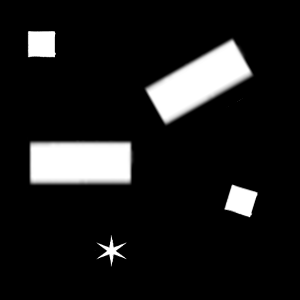
//> input picture images/test02.png, 300 x 300 px
$ ./main   (built with g++ and OpenCV 4)
//> lines starting //> are read from the running program, lines starting //| are printed output that depends on the picture; after the words box and inside, x2 and y2 are one past the last pixel; in counts of white or black regions, pixels touching at a corner belong together
#include <stdio.h>

#include <opencv2/opencv.hpp>
#include <random>
#include <vector>
#include "backprop.h"

void doThresholding(int threshold, cv::Mat &image) {
    for (int y = 0; y < image.rows; y++) {
        for (int x = 0; x < image.cols; x++) {
            image.at<uchar>(y, x) = image.at<uchar>(y,x) > threshold ? 255 : 0 ;
        }
    }
}

void floodFill(int y, int x, int I,cv::Mat &img, cv::Mat &indexed) {
    if (y < 0 || y >= img.rows || x < 0 || x >= img.cols) return;
    if (!img.at<uchar>(y, x)) return;
    if (indexed.at<int>(y, x) != 0) return;
    indexed.at<int>(y, x) = I;
    floodFill(y-1, x, I, img, indexed);
    floodFill(y+1, x, I, img, indexed);
    floodFill(y, x-1, I, img, indexed);
    floodFill(y, x+1, I, img, indexed);
    floodFill(y-1, x+1, I, img, indexed);
    floodFill(y+1, x+1, I, img, indexed);
    floodFill(y-1, x-1, I, img, indexed);
    floodFill(y+1, x-1, I, img, indexed);
}

void indexObjects(cv::Mat &img, cv::Mat &indexed, int &objectCount) {
    indexed = cv::Mat::zeros(img.size(), CV_32SC1);

    objectCount = 0;
    for (int y = 0; y < img.rows; y++) {
        for (int x = 0; x < img.cols; x++) {
            if (!img.at<uchar>(y, x) || indexed.at<int>(y, x)) continue;
            objectCount++;
            floodFill(y, x, objectCount, img, indexed);
        }
    }
}

cv::Mat colorObjects(cv::Mat indexed, int objCount) {
    cv::Vec3i *colors = new cv::Vec3i[objCount];

    std::random_device rd;  //Will be used to obtain a seed for the random number engine
    std::mt19937 gen(rd()); //Standard mersenne_twister_engine seeded with rd()
    std::uniform_int_distribution<> distrib(40, 255);

    for (int i = 0; i < objCount; i++) {
        colors[i] = cv::Vec3i { distrib(gen), distrib(gen), distrib(gen) };
    }

    cv::Mat colored = cv::Mat::zeros(indexed.size(), CV_8SC3);

    for (int y = 0; y < colored.rows; y++) {
        for (int x = 0; x < colored.cols; x++) {
            if (indexed.at<int>(y, x)) {
                colored.at<cv::Vec3b>(y, x) = colors[indexed.at<int>(y, x)];
            }
        }
    }

    delete[] colors;
    return colored;
}

void cv1() {
    cv::Mat input = cv::imread( "../images/test02.png", cv::IMREAD_GRAYSCALE );
//> input is the input picture: 300 rows x 300 cols, CV_8UC1; min 0, max 255, mean 27.4
    doThresholding(128,input);
//> after the loop in doThresholding, `for (int y = 0; y < image.rows; y++)`:
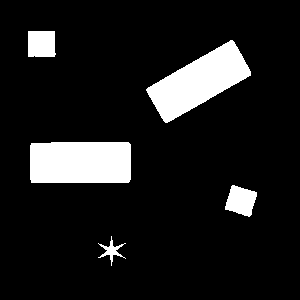
//> image: 300 rows x 300 cols, CV_8UC1; 10.9% white; 5 white regions, box (x1, y1, x2, y2) and area: (30, 142, 131, 183) 4108, (146, 40, 251, 123) 4077, (28, 31, 56, 57) 703, (225, 185, 257, 217) 693, (98, 236, 126, 266) 213

    cv::Mat indexed;
    int objectCount;
    indexObjects(input, indexed, objectCount);
//> the loop in indexObjects, `for (int y = 0; y < img.rows; y++)` made 300 passes
//> objectCount on passes 1 to 3: 0, 0, 0
//> after the loop in indexObjects, `for (int y = 0; y < img.rows; y++)`:
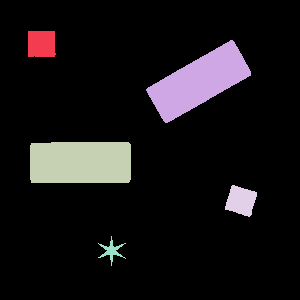
//> indexed: 300 rows x 300 cols, CV_32SC1; 6 distinct labels, from 0 to 5; one colour per label, 0 black
//> after the loop in indexObjects, `for (int y = 0; y < img.rows; y++)`: objectCount = 5
//> objectCount = 5

    cv::Mat colored = colorObjects(indexed, objectCount);
//> the loop in colorObjects, `for (int i = 0; i < objCount; i++)` made 5 passes
//> after the loop in colorObjects, `for (int y = 0; y < colored.rows; y++)`:
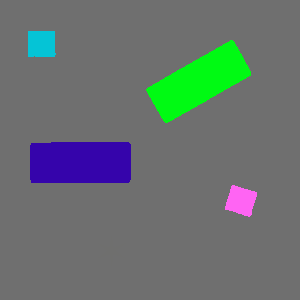
//> colored: 300 rows x 300 cols, CV_8SC3; mean B, G, R 0.3, 1.7, -6.5; drawn with min black and max white
    cv::Mat coloredScaled;
    cv::resize(colored, coloredScaled, cv::Size(), 4.0f, 4.0f, cv::INTER_NEAREST);
    cv::imshow("result", coloredScaled);
    cv::waitKey( 0 );
}

// [10 lines left out: function m, not called in this run]

float getArea(int objectI, cv::Mat &objects) {
   return m(0,0, objectI, objects);
}

struct Coordinate {
    int x;
    int y;
};

// [42 lines left out: functions getCenterOfMass, getIndexAt, getCircumference, u, not called in this run]

float calculateF1(int objectI, cv::Mat &objects) {
    return pow(getCircumference(objectI, objects),2) / (100 * getArea(objectI, objects));
}

// [31 lines left out: functions calculateF2, cv2, not called in this run]

struct Coordinate_d {
    double x;
    double y;
};

// [118 lines left out: functions computeEthalon, findClosestEthalon, cv3, getBounds, initCentroids, not called in this run]

double dst(Coordinate_d a, Coordinate_d b) {
    return sqrt(pow(a.x - b.x, 2) + pow(a.y - b.y, 2));
}

// [159 lines left out: functions calculateCentroid, adjustCentroids, getMaxShift, kMeans, calculateFeatures, cv4 and 3 more, not called in this run]

// added to run one function of the file
int main() { cv1(); }
